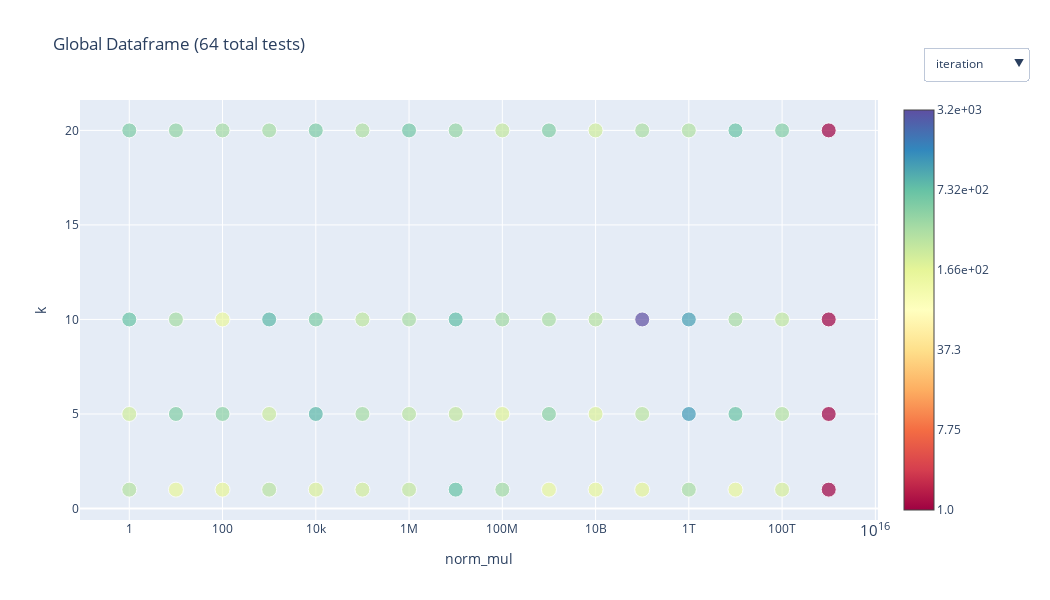

The notebook cell saved with this chart:
### Markdown cell above
# norm

### Code cell
filter = {'c_name': lambda x: (x == 'g_norm') | (x == 's_norm')}
new_col = {'norm_mul': lambda x: x['t_name'].apply(lambda x: int(x.split('Vmul')[-1]))}
plot_agg_global_df(x='norm_mul', y='k', filter=filter, new_col=new_col, logscale=(True, False), dataframe_path=df_path)
